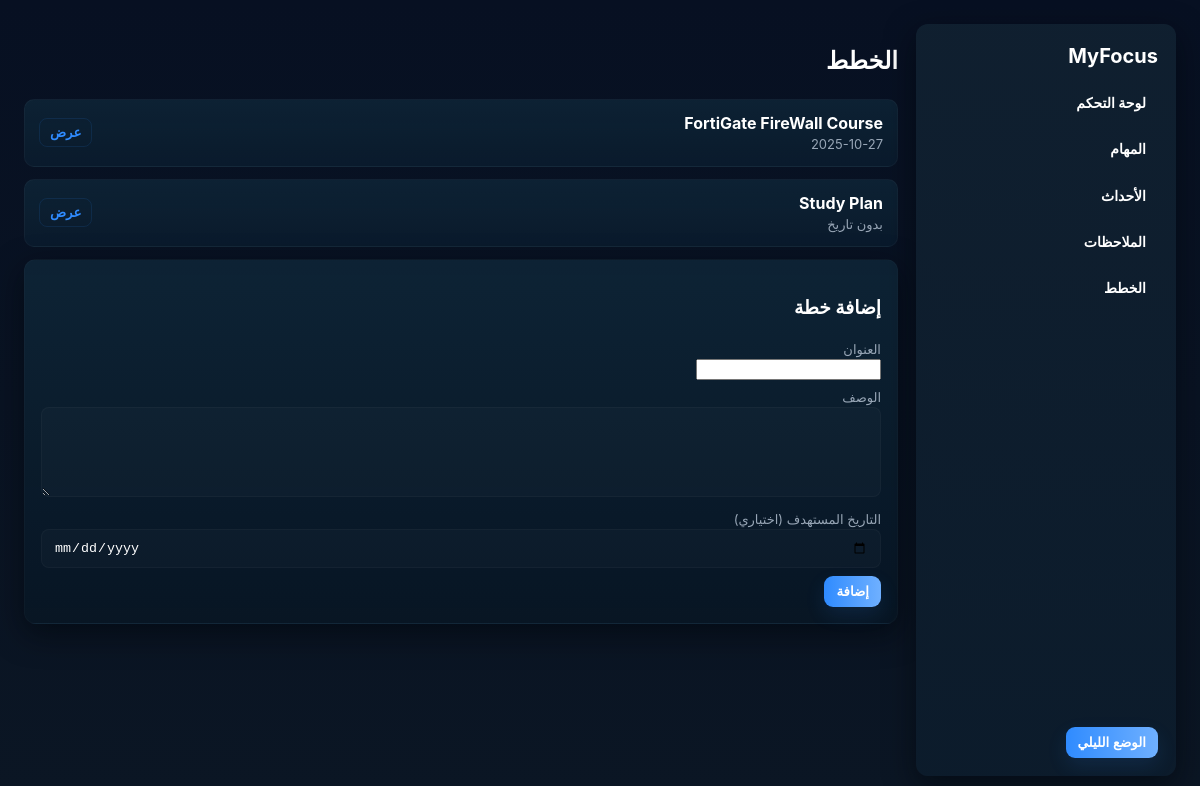
The app's page /plans with its own data.
### tables this page shows
CREATE TABLE plans (
        id INTEGER PRIMARY KEY AUTOINCREMENT,
        title TEXT NOT NULL,
        description TEXT,
        target_date TEXT
    );

### app.py (the view)
@app.route('/plans')
def plans_page():
    items = plan_model.list()
    return render_template('plans.html', plans=items)

### models.py (called while the page is built)
def _connect(dbfile=None):
    if not dbfile:
        dbfile = DB_PATH
    elif not os.path.isabs(dbfile):
        dbfile = os.path.join(BASE_DIR, dbfile)
    conn = sqlite3.connect(dbfile, check_same_thread=False)
    conn.row_factory = sqlite3.Row
    return conn

    @staticmethod
    def _conn():
        return _connect(plans.DBFILE)

    @staticmethod
    def list():
        conn = plans._conn(); cur = conn.cursor()
        cur.execute("SELECT * FROM plans ORDER BY CASE WHEN target_date IS NULL THEN 1 ELSE 0 END, target_date ASC")
        rows = [dict(r) for r in cur.fetchall()]
        conn.close(); return rows

### templates/plans.html (shortened to what this page needs)
{% extends "base.html" %}
{% block content %}
<h2>الخطط</h2>
<div class="plans-list">
  {% for p in plans %}
    <article class="collapsible-card plan-card" data-id="{{ p.id }}" aria-expanded="false">
      <header class="card-summary plan-summary" tabindex="0">
        <div>
          <strong class="item-title">{{ p.title }}</strong>
          <div class="small">{{ p.target_date or 'بدون تاريخ' }}</div>
        </div>
        <div class="actions">
          <button class="btn-toggle ghost" aria-label="Toggle details">عرض</button>
        </div>
      </header>
    </article>
  {% else %}
    <p>لا خطط</p>
  {% endfor %}
</div>
<section class="card">
  <h3>إضافة خطة</h3>
  <form method="post" action="{{ url_for('add_plan') }}">
    <label>العنوان<br><input name="title" required></label>
    <label>الوصف<br><textarea name="description"></textarea></label>
    <label>التاريخ المستهدف (اختياري)<br><input type="date" name="target_date"></label>
    <button type="submit">إضافة</button>
  </form>
</section>
{% endblock %}

### static/css/style.css (style rules this page uses)
:root { --bg-1:#071022; --bg-2:#0b1624; --panel:#0e2436; --muted:#98a6b6; --text:#ffffff; --accent-1:#2f8bff; --accent-2:#6fb0ff; --glass: rgba(8,18,30,0.65); --shadow: 0 10px 30px rgba(2,6,12,0.6); --radius:12px; --gap:18px; }
* { box-sizing:border-box }
html,body { height:100% }
body { margin:0; font-family: Inter, system-ui, -apple-system, "Segoe UI", Roboto, "Helvetica Neue", Arial; background: linear-gradient(180deg, var(--bg-1) 0%, var(--bg-2) 100%); color:var(--text); -webkit-font-smoothing:antialiased; -moz-osx-font-smoothing:grayscale; line-height:1.45; }
.card { background: linear-gradient(180deg, rgba(14,36,54,0.95), rgba(8,22,36,0.9)); border-radius:12px; padding:16px; box-shadow:var(--shadow); margin-bottom:16px; border: 1px solid rgba(255,255,255,0.02); }
button { cursor:pointer; background: linear-gradient(90deg,var(--accent-1),var(--accent-2)); color:var(--text); border:0; padding:8px 12px; border-radius:9px; font-weight:700; box-shadow: 0 8px 20px rgba(47,139,255,0.12); }
button.ghost { background:transparent; color:var(--accent-1); box-shadow:none; border:1px solid rgba(47,139,255,0.12); }
label { display:block; font-size:13px; color:var(--muted); margin-bottom:8px }
input[type="text"], input[type="date"], input[type="datetime-local"], textarea, select { width:100%; padding:10px 12px; border-radius:8px; border:1px solid rgba(255,255,255,0.03); background: rgba(255,255,255,0.02); color:var(--text); resize:vertical; }
textarea { min-height:90px }
.small { font-size:13px; color:var(--muted) }
.btn-toggle { padding:6px 10px; border-radius:8px }
.collapsible-card { border-radius:10px; margin-bottom:12px; overflow:hidden; border:1px solid rgba(255,255,255,0.03); background:linear-gradient(180deg, rgba(14,36,54,0.9), rgba(10,28,46,0.85)) }
.card-summary { display:flex; justify-content:space-between; align-items:center; padding:12px 14px; cursor:pointer }

### records on screen
plans: title "FortiGate FireWall Course", target_date "2025-10-27"
plans: title "Study Plan", target_date "بدون تاريخ"
